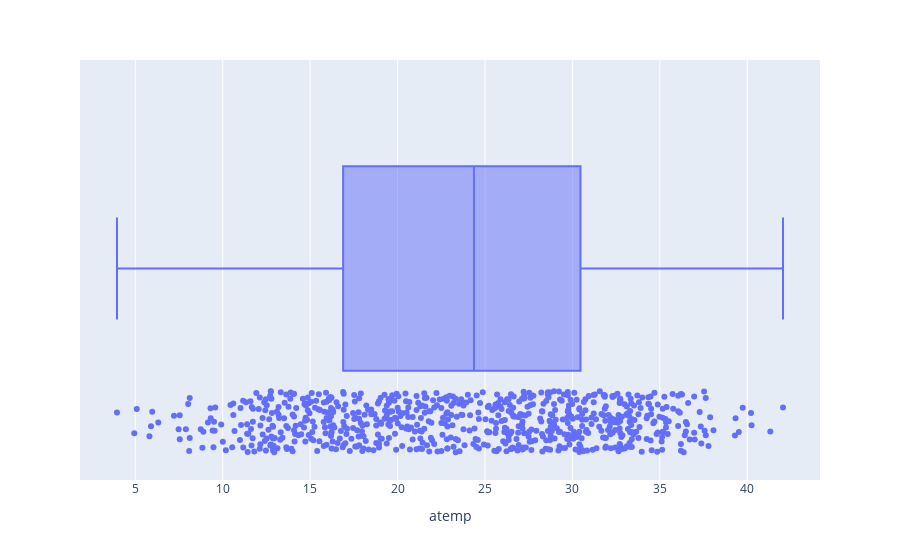

The notebook cell saved with this chart:
### Markdown cell above
#### ATemp

### Code cell
show_box_plot(data=day_df, target="atemp", points="all", horizontal=True)

### Figure 1 — Plotly figure (JSON) as saved in the notebook; plotly's stock layout.template omitted (floating-point values rounded to 4 significant figures; data arrays with more than 128 entries replaced by an {"elided": "..."} marker saying what was removed)
{"data": [{"alignmentgroup": "True", "boxpoints": "all", "hovertemplate": "atemp=%{x}<extra></extra>", "legendgroup": "", "marker": {"color": "#636efa"}, "name": "", "notched": false, "offsetgroup": "", "orientation": "h", "showlegend": false, "type": "box", "x": {"elided": "730 float values"}, "x0": " ", "xaxis": "x", "y0": " ", "yaxis": "y"}], "layout": {"boxmode": "group", "legend": {"tracegroupgap": 0}, "margin": {"t": 60}, "xaxis": {"anchor": "y", "domain": [0, 1], "title": {"text": "atemp"}}, "yaxis": {"anchor": "x", "domain": [0, 1]}}}
